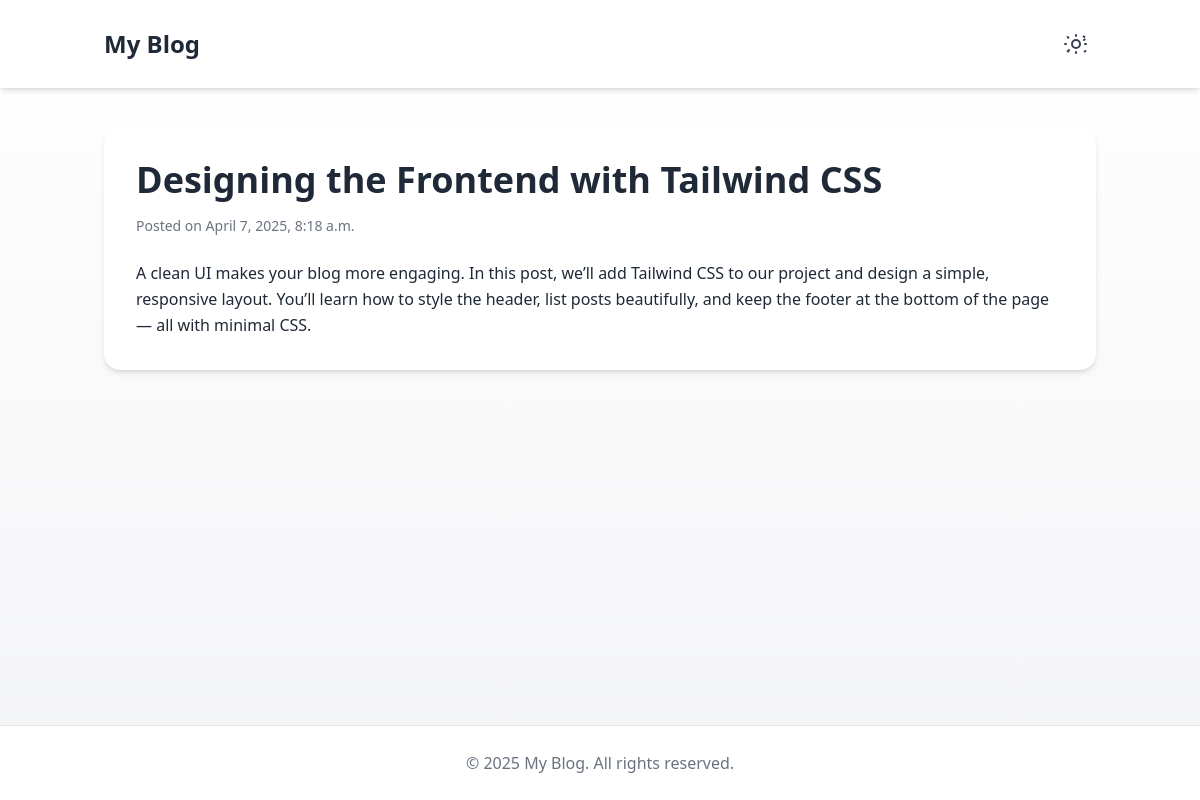
Screenshot of /post/3 with the database file from the repository.
### posts/models.py (models this page shows)
class Post(models.Model):
    title = models.CharField(max_length=100)
    body = models.CharField(max_length=1000000)
    created_at = models.DateTimeField(default=datetime.now, blank=True)

### posts/views.py (the view)
# urls.py: path('post/<str:pid>', views.post, name='post'),
def post(request, pid):
    posts = Post.objects.get(id=pid)
    return render(request, 'post.html', {'posts': posts})

### templates/post.html (shortened to what this page needs)
<!DOCTYPE html>
<html lang="en" class="h-full">
<head>
  <script src="https://cdn.tailwindcss.com"></script>
</head>
<body class="bg-gradient-to-b from-white to-gray-100 dark:from-gray-900 dark:to-gray-800 text-gray-900 dark:text-gray-100 font-sans leading-relaxed flex flex-col min-h-full">
  <header class="bg-white dark:bg-gray-900 shadow-md sticky top-0 z-10">
    <div class="container mx-auto px-4 py-6 flex justify-between items-center">
      <h1 class="text-2xl font-bold text-gray-800 dark:text-gray-100">My Blog</h1>
      <button onclick="toggleTheme()" class="text-gray-700 dark:text-gray-300 p-2 rounded hover:bg-gray-200 dark:hover:bg-gray-700 transition">
        <svg id="theme-icon" xmlns="http://www.w3.org/2000/svg" class="h-6 w-6" fill="none" viewBox="0 0 24 24" stroke="currentColor">
        </svg>
      </button>
    </div>
  </header>
  <main class="container mx-auto px-4 py-10 flex-grow">
    <article class="bg-white dark:bg-gray-800 p-8 rounded-2xl shadow-md hover:shadow-xl transition duration-300">
      <h1 class="text-4xl font-bold mb-4 text-gray-800 dark:text-gray-100">{{posts.title}}</h1>
      <p class="text-sm text-gray-500 dark:text-gray-400 mb-6">Posted on {{posts.created_at}}</p>
      <div class="prose max-w-none text-gray-800 dark:text-gray-300">
        <p>{{posts.body}}</p>
      </div>
    </article>
  </main>
  <footer class="bg-white dark:bg-gray-900 py-6 text-center text-gray-500 dark:text-gray-400 border-t dark:border-gray-700">
    &copy; 2025 My Blog. All rights reserved.
  </footer>
</body>
</html>

### templates/post.html (style rules this page uses)
html { transition: background-color 0.3s ease, color 0.3s ease; }

### rows the page displays
Post: title "Designing the Frontend with Tailwind CSS", created_at "April 7, 2025, 8:18 a.m.", body "A clean UI makes your blog more engaging. In this post, we’ll add Tailwind CSS to our project and design a simple, responsive layout. You’ll learn how to style the header, list posts beautifully, and keep the footer at the bottom of the page — all with minimal CSS."
